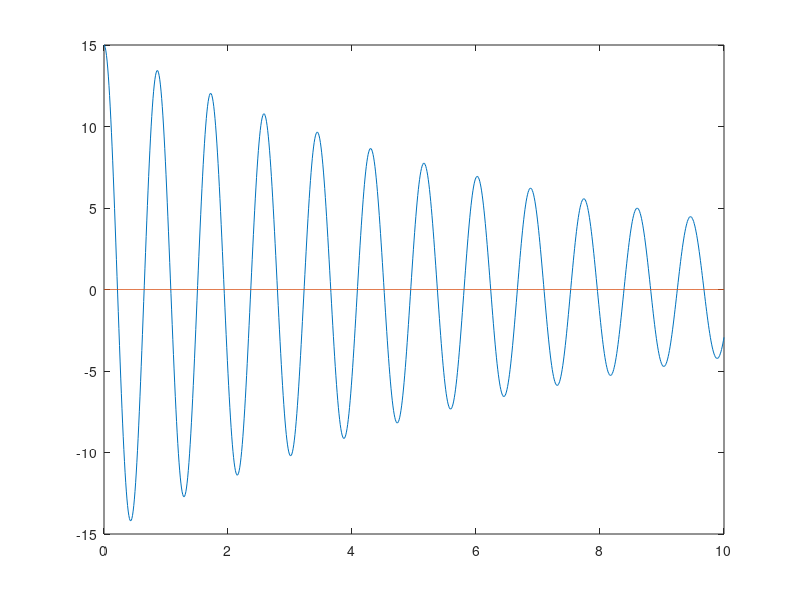
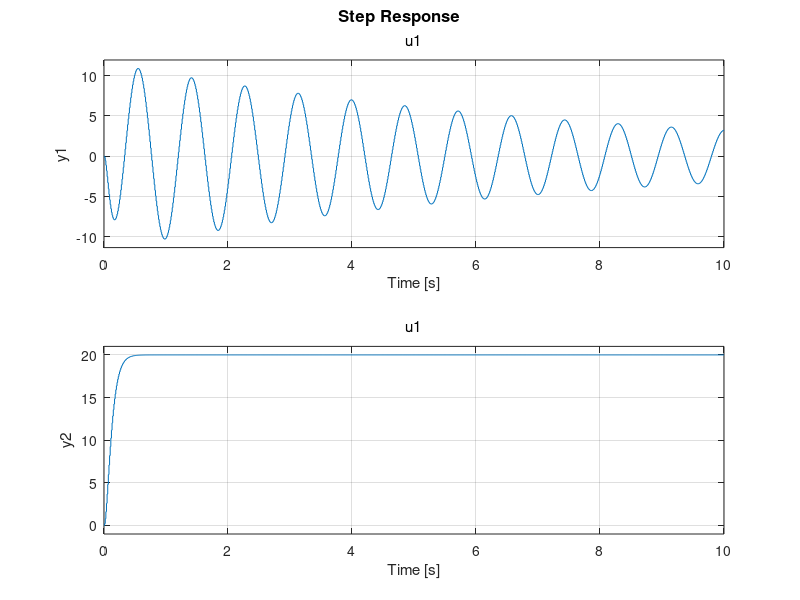

These figures' MATLAB source, in order:
%control planta
close all;
%Parametros
Q = 1/2;
w = 15.61;
h0 = 1;
s = tf('s');

%Polos brazos
p1 =- w/(2*Q) + w*sqrt((1/(2*Q))^2-1);
p2 = - w/(Q*2) - w*sqrt((1/(2*Q))^2-1);
%Polos pendulo
p_1 = -0.13247559170053874+1i*7.302437935150943;
p_2 = -0.13247559170053874-1i*7.302437935150943;

polos=[p1 p2 p_1 p_2];

%Ganancia
k = w^2*0.7;
Ts=0.01;
%Planta total
P=zpk([0 0], polos, -k);

A=[0 0 1 0; 0 0 0 1; -53.4 170.57047 -0.256 21.854; 0 -243.6721 0 -31.22];
polos = eig(A);
B=[0 0 -170.57047 243.6721];
C=[1 0 0 0; 0 1 0 0];
D = [0 0];
sys = ss(A,B',C,0);
t=linspace(0,1000*0.01,1001);
[salida,tiempo] = initial(sys,[15,0,0,0],t);
plot(tiempo,salida);


figure();
sys_d=c2d(sys,Ts,'zoh');
A_d = sys_d.A;
B_d = sys_d.B;
C_d = sys_d.C;
D_d = sys_d.D;

step(20*sys_d,t);

polos_observador = real(polos(1:2))*40 + 1i * imag(polos(1:2)) ;
polos_observador_imaginario = imag(polos(1:2))*1i;
%pendulo = 1, brazp =1.5
factor_polos_pendulo = 1.5;
factor_polos_brazo = 1;
p_obs_c = [polos_observador(1) polos_observador(2) p1 p2];
%p_obs_c = [-abs(polos(1)) -abs(polos(2)) p1 p2];
p_obs_c(1:2) = p_obs_c(1:2)*factor_polos_pendulo; 
p_obs_c(3:4) = p_obs_c(3:4)*factor_polos_brazo; 
%polos(1:2)=polos(1:2)*factor_polos_pendulo;
%polos(3:4)=polos(3:4)*factor_polos_brazo;
P_Z = exp(p_obs_c.*Ts);
L = place(A_d',C_d',P_Z)';

O = (A_d - L*C_d);
ava =eig(O);

OBS = obsv(A,C);
rango = rank(OBS);

